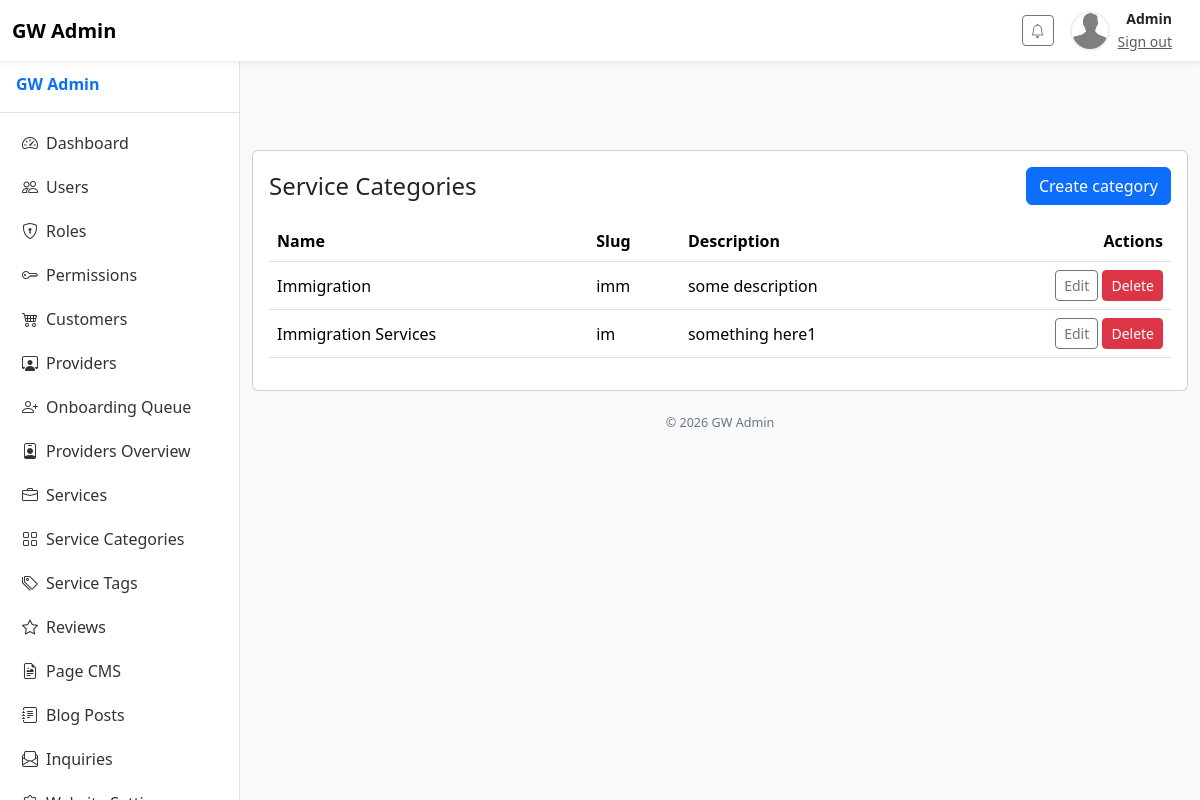
The page /admin/service_categories/index.php (signed in) on the database its author committed.
### tables this page shows
CREATE TABLE `service_categories` (
  `id` int(10) unsigned NOT NULL AUTO_INCREMENT,
  `uuid` char(36) NOT NULL,
  `name` varchar(150) NOT NULL,
  `slug` varchar(191) NOT NULL,
  `description` text DEFAULT NULL,
  `created_at` timestamp NULL DEFAULT current_timestamp(),
  PRIMARY KEY (`id`),
  UNIQUE KEY `uuid` (`uuid`),
  UNIQUE KEY `name` (`name`),
  UNIQUE KEY `slug` (`slug`)
);

### lib/auth.php (called while the page is built, shortened)
<?php
function get_client_subnet(): string {
    $ip = $_SERVER['REMOTE_ADDR'] ?? '0.0.0.0';
    if (filter_var($ip, FILTER_VALIDATE_IP, FILTER_FLAG_IPV4)) {
        $parts = explode('.', $ip);
        return $parts[0] . '.' . $parts[1] . '.' . $parts[2] . '.0';
    } elseif (filter_var($ip, FILTER_VALIDATE_IP, FILTER_FLAG_IPV6)) {
        $parts = explode(':', $ip);
        return $parts[0] . ':' . $parts[1] . ':' . $parts[2] . ':0';
    }
    return '0.0.0.0';
}
function validate_session_bindings(): bool {
    $user_agent = $_SERVER['HTTP_USER_AGENT'] ?? '';
    $subnet = get_client_subnet();
    return true;
}
function current_user(): ?array {
    $user = $_SESSION['user'];
    return $user;
}
?>

### lib/permissions.php (called while the page is built, shortened)
<?php
require_once __DIR__ . '/auth.php';
function load_user_permissions_mysqli($userId): array {
    global $mysqli;
    $perms = [];
    $uid = is_numeric($userId) ? intval($userId) : null;
    if (!$uid) {
        $res = $mysqli->query("SELECT id FROM users WHERE uuid = '" . $mysqli->real_escape_string($userId) . "' LIMIT 1");
        if ($res && $row = $res->fetch_assoc()) {
            $uid = (int)$row['id'];
        }
    }
    $roleIds = [];
    $sql = "SELECT role_id FROM user_roles WHERE user_id = $uid";
    if ($res = $mysqli->query($sql)) {
        while ($r = $res->fetch_assoc()) $roleIds[] = (int)$r['role_id'];
    }
    if (!empty($roleIds)) {
        $in = implode(',', array_map('intval', $roleIds));
        $sql = "SELECT DISTINCT p.name FROM permissions p JOIN role_permissions rp ON rp.permission_id = p.id WHERE rp.role_id IN ($in)";
        if ($res = $mysqli->query($sql)) {
            while ($r = $res->fetch_assoc()) $perms[] = $r['name'];
        }
    }
    return array_values(array_unique($perms));
}
function can(string $permission): bool {
    static $request_perms = null;
    $user = current_user();
    if ($request_perms === null) {
        $userId = $user['uuid'] ?? (int)$user['id'];
        $request_perms = load_user_permissions_mysqli($userId);
    }
    return in_array($permission, $request_perms, true);
}

### lib/middleware.php (called while the page is built, shortened)
<?php
require_once __DIR__ . '/permissions.php';
require_once __DIR__ . '/auth.php';
function require_permission_or_die(string $perm) {
    global $domain;
    if (!can($perm)) {
        http_response_code(403);
        if (!empty($_SERVER['HTTP_X_REQUESTED_WITH']) && strtolower($_SERVER['HTTP_X_REQUESTED_WITH']) === 'xmlhttprequest') {
            header('Content-Type: application/json');
            echo json_encode(['error' => 'forbidden']);
            exit;
        }
        if (current_user()) {
            die('Forbidden: You do not have permission to access this resource.');
        }
        if (is_role('provider')) {
            header('Location: '.$domain.'/vendor/index.php');
            exit;
        }
        header('Location: '.$domain.'/login.php');
        exit;
    }
}
?>

### lib/cache_helper.php (called while the page is built, shortened)
<?php
class CacheUtility {
    private static $use_apcu = null;
    private static $cache_dir = null;
    private static function init() {
        if (self::$use_apcu === null) {
            self::$use_apcu = function_exists('apcu_fetch') && ini_get('apcu.enabled');
            self::$cache_dir = __DIR__ . '/../var/cache';
        }
    }
    private static function should_bypass_cache() {
        if (isset($_SERVER['SCRIPT_NAME'])) {
            $script = $_SERVER['SCRIPT_NAME'];
            if (strpos($script, '/admin/') !== false ||
                strpos($script, '/customer/') !== false ||
                strpos($script, '/providers/') !== false ||
                strpos($script, '/vendor/') !== false) {
                return true;
            }
        }
        return false;
    }
    private static function get_file_path($key) {
        $safe_key = md5($key);
        return self::$cache_dir . '/' . $safe_key . '.cache';
    }
    public static function get($key) {
        if (self::should_bypass_cache()) {
            return null;
        }
        return null;
    }
    public static function set($key, $value, $ttl = 3600) {
        $path = self::get_file_path($key);
        $data = [
            'expires' => ($ttl === 0) ? 0 : (time() + $ttl),
            'value' => serialize($value)
        ];
        return @file_put_contents($path, json_encode($data)) !== false;
    }
}
function cache_get($key) {
    return CacheUtility::get($key);
}
function cache_set($key, $value, $ttl = 3600) {
    return CacheUtility::set($key, $value, $ttl);
}
?>

### lib/services_helpers.php (called while the page is built, shortened)
<?php
require_once __DIR__ . '/db_mysqli.php';
function service_categories_all(): array {
    require_once __DIR__ . '/cache_helper.php';
    $cached = cache_get('all_service_categories');
    global $mysqli;
    $out = [];
    if ($res = $mysqli->query("SELECT * FROM service_categories ORDER BY name")) {
        while ($r = $res->fetch_assoc()) $out[] = $r;
    }
    return $out;
}

### admin/service_categories/index.php (the view, shortened to what this page needs)
<?php
require_once __DIR__ . '/../../lib/middleware.php';
require_permission_or_die('services.view');
require_once __DIR__ . '/../../lib/services_helpers.php';
$categories = service_categories_all();
include __DIR__ . '/../../partials/header.php';
include __DIR__ . '/../../partials/sidebar.php';
?>
<div class="card mt-4 p-3">
  <div class="d-flex justify-content-between align-items-center mb-3">
    <h4 class="mb-0">Service Categories</h4>
    <?php if (can('services.manage')): ?>
      <a href="<?php echo $domain;?>/admin/service_categories/create.php" class="btn btn-primary">Create category</a>
    <?php endif; ?>
  </div>
  <table class="table table-hover">
    <thead><tr><th>Name</th><th>Slug</th><th>Description</th><th class="text-end">Actions</th></tr></thead>
    <tbody>
      <?php foreach ($categories as $c): ?>
        <tr>
          <td><?php echo htmlspecialchars($c['name'], ENT_QUOTES); ?></td>
          <td><?php echo htmlspecialchars($c['slug'], ENT_QUOTES); ?></td>
          <td><?php echo htmlspecialchars($c['description'] ?? '', ENT_QUOTES); ?></td>
          <td class="text-end">
            <a href="<?php echo $domain;?>/admin/service_categories/edit.php?uuid=<?php echo htmlspecialchars($c['uuid']); ?>" class="btn btn-sm btn-outline-secondary">Edit</a>
            <?php if (can('services.manage')): ?>
              <form method="post" action="<?php echo $domain;?>/admin/service_categories/delete.php" class="d-inline-block" onsubmit="return confirm('Delete category?');">
                <button class="btn btn-sm btn-danger">Delete</button>
              </form>
            <?php endif; ?>
          </td>
        </tr>
      <?php endforeach; ?>
    </tbody>
  </table>
</div>
<?php include __DIR__ . '/../../partials/footer.php'; ?>

### public/assets/css/app.css (style rules this page uses)
body { padding-top: 70px; background:#f8f9fa; }
table td, table th { vertical-align: middle !important; }
body.with-sidebar { padding-left: 240px; }

### rows shown on the page
service_categories: name "Immigration", slug "imm", description "some description"
service_categories: name "Immigration Services", slug "im", description "something here1"

### other values the page prints
$user['name'] "Admin"
$safeLabel "Dashboard Users Roles Permissions Customers Providers Onboarding Queue Providers Overview Services Service Categories Service Tags Reviews Page CMS Blog Posts Inquiries"
